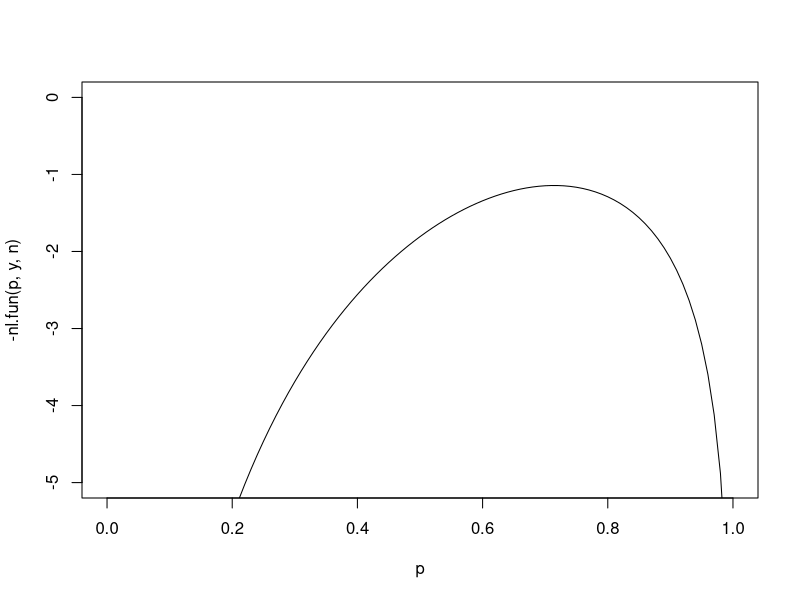
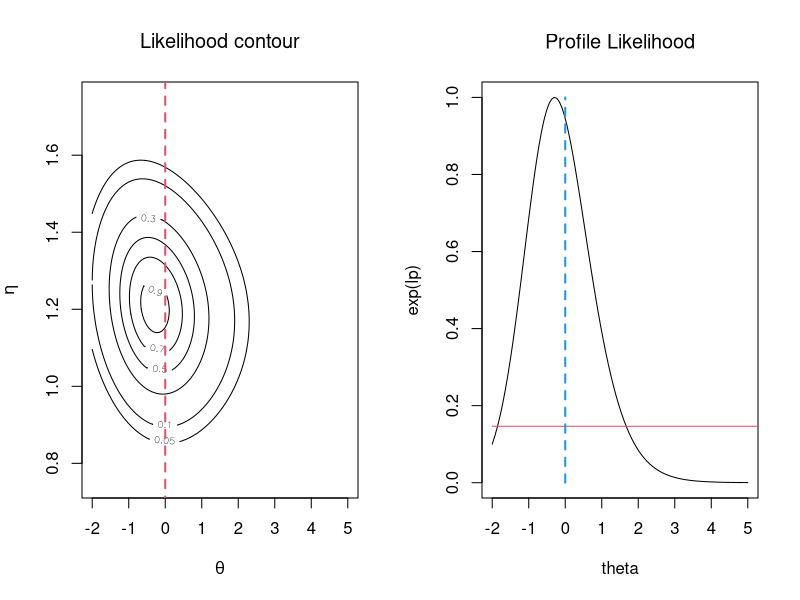
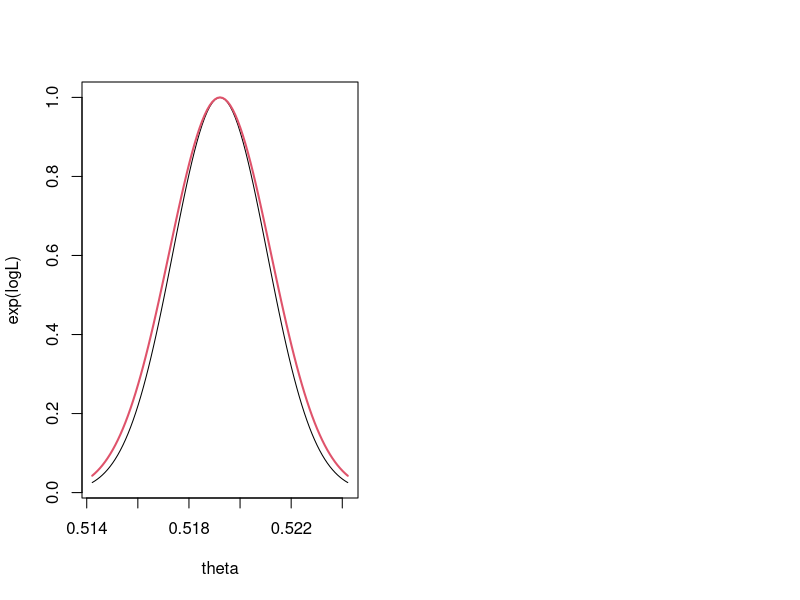

Write the R code that produced these figures, in order.
n=7
y<- 5
nl.fun<- function(p,y,n){
  -dbinom(y,size=n,prob=p,log=TRUE)
}

p<-seq(0,1,by=0.01)
plot(p,-nl.fun(p,y,n),type="l",ylim=c(-5,0))


#######################################
rm(list=ls())
#######################################
## Example 4.2
## no of boys in families with 12 children

## Data
n <- 12
k<- 0:n
nk<- c(3, 24, 104, 286, 670, 1033, 1343,
      1112 , 829, 478, 181, 45, 7)

## Total no of families
(N<- sum(nk))

## Proportion in each cell
pk <- nk/N
round(pk,digits=4)

## Estimates (including se)
(theta <- sum(k*pk)/12)
(Ihat <-  N * n /(theta * (1 - theta)))
(se <- sqrt(1/Ihat))

## Observed variance
(m <- sum(k * nk) / N) ## obs mean
(sum((k - m)^2 * nk / (N - 1))) ## obs variance

## expected variance from model
n * theta * (1 - theta)
## Q: Is 3.48 significantly different from 3?

## A: look at the goodness of fit test
## residuals:
est <- N * dbinom(k,12,theta)     # expected frequencies
round(est,digits=2)

## Collapsing cells (to get e_(ij)>5)
est[2] <- sum(est[1:2])
est[12] <- sum(est[12:13])
(est <- est[-c(1,13)])

obs <-nk
obs[2] <- sum(obs[1:2])
obs[12] <- sum(obs[12:13])
(obs <- obs[-c(1,13)])
rbind(obs,round(est,digits=2))


## Goodness of fit test
(chi2 <- sum((obs-est)^2/est))

## "residuals"
(obs-est)/sqrt(est)

pchisq(chi2,df=length(obs)-1,lower.tail=FALSE)
## Hence assumption is not met (i.e overdispersion)


##################################################
## Comparing proportions
##################################################

## Die ex. (today)
n1 <- 7
x1 <- 5

## Large dice exp.
x2 <- 252 - 58
n2 <- 252

## chi² test directly in R
prop.test(c(x1,x2), c(n1, n2))


## Log odds ratio
(theta <- log(x1/(n1-x1)*(n2-x2)/x2))


## Plot
loglik.fun <- function(theta, eta, x, n){
    a <- exp(theta + eta)
    b <- exp(eta)
    x[1] * theta + (x[1] + x[2]) * eta - n[1] *
        log(1 + a) - n[2] * log(1 + b)
}


eta <- seq(0.75,1.75,length=100)
theta <- seq(-2,5,length=100)


par(mfrow=c(1,2))
ll<- outer(theta,eta,'loglik.fun', x=c(x1,x2), n=c(n1,n2))
like<- exp(ll-max(ll))
contour(theta,eta,like,level=c(0.05,.1,.3,.5,.7,.9),
        xlab=expression(theta),
        ylab=expression(eta))
  title(expression('Likelihood contour'))
lines(c(0,0),c(0,2),lty=2,col=2,lwd=2)

## profile likelihood
lp.theta <- function(theta,x,n){
    fun.tmp <- function(eta,theta,x,n){
        loglik.fun(theta, eta, x, n)
    }
    ## interval from plot
    optimise(fun.tmp,c(-20,20),theta=theta,
             x=x, n=n,maximum=TRUE)$objective
}


lp <- sapply(theta,lp.theta,x=c(x1,x2),n=c(n1,n2))

lp <- lp - max(lp)

plot(theta,exp(lp),type="l")
lines(c(-2,10),exp(-qchisq(0.95,df=1)/2)*c(1,1), col=2)
lines(c(0,0),c(0,1),col=4,lty=2,lwd=2)
title(expression('Profile Likelihood'))
 
## So we cannot reject that p1=p2

##################################################
## Poisson models
##################################################

## See EX4-7.R plus EX4-7C.R

##################################################

##################################################
## Revisit binomial example
## Data
n <- 12
k<- 0:n
nk<- c(3, 24, 104, 286, 670, 1033, 1343,
      1112 , 829, 478, 181, 45, 7)
## Total no of families
(N<- sum(nk))
## Proportion in each cell
pk <- nk/N
round(pk,digits=4)

## Estimates (including se)
(theta <- sum(k*pk)/12)
(Ihat <-  N * n /(theta * (1 - theta)))
(se <- sqrt(1/Ihat))


## Likelihood function, exponential dispersion fam.
ll <- function(theta,nk,n, phi){
    sum(n / phi * ((0:n)/n * log(theta/(1-theta)) * nk +
                   nk * log(1 - theta) ))
}

## Ml estimate
(opt <- optimize(ll,c(0,1),nk=nk,n=n,maximum=TRUE,phi=1))

##################################################
## Plot likelihood
d <- 0.005
theta <- seq(opt$maximum-d,opt$maximum+d,by=0.0001)
logL<-sapply(theta,ll,nk=nk,n=n,phi=1)
logL <- logL-max(logL)
plot(theta,exp(logL),type="l")


## Observed mean and variance
(m <- sum(k * nk) / N)
(s2 <- (sum((k-m)^2*nk/N)))

## expected variance from model
(v <- n*opt$maximum*(1-opt$maximum))

s2/v


logL<-sapply(theta,ll,nk=nk,n=n,phi=s2/v)## with overdispersion
logL <- logL-max(logL)
lines(theta,exp(logL),col=2,lwd=2)


## Using generalized linear model in R
z <- rep(0:12,nk)
resp <- cbind(z,12-z)

logis.glm<-glm(resp~1,family=binomial)
summary(logis.glm)
## Parameter in natural domain
1/(1+exp(-coef(logis.glm)))
opt$maximum



##################################################
## Hypothesis test of H_0:phi=1 (see ex. 4.14)
logis.glm2 <- glm(resp~1,family=quasibinomial)
summary(logis.glm2)
s2/v ## Is this different from 1?

phi.sim <- c()
for(i in 1:1000){
    r<-rbinom(N,size=12,prob=opt$maximum)
    p <- sum(r)/(N*12)
    phi.sim[i] <- var(r)/(12*p*(1-p))
}

##############################################
## Is phi != 0?
sum(phi.sim>s2/v)
quantile(phi.sim,probs=c(0.9,0.95,0.99,1))
## So yes phi !=1
##################################################
##
##################################################
